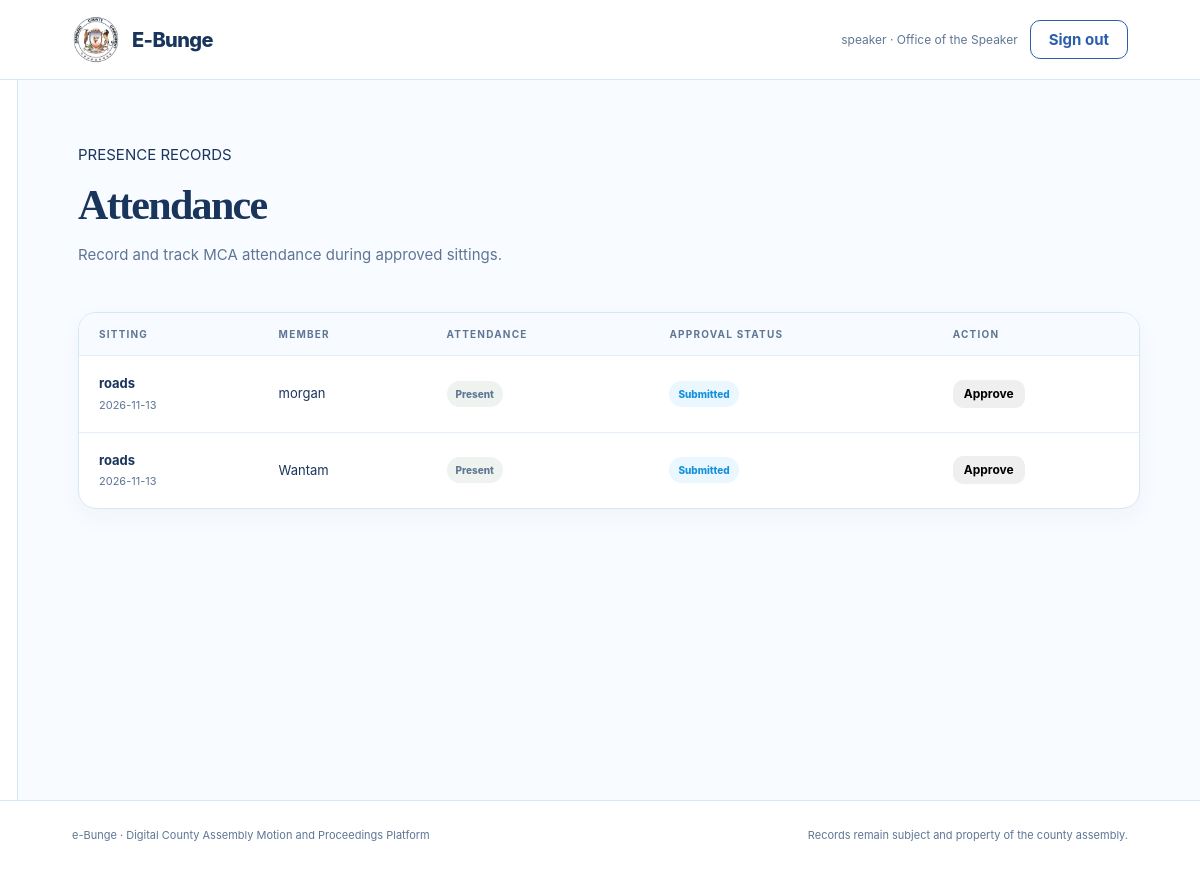
The page /pages/attendance.php (signed in) on the database its author committed.
### tables this page shows
CREATE TABLE attendance (
      id INTEGER PRIMARY KEY AUTOINCREMENT, sitting_id INTEGER NOT NULL, mca_id INTEGER NOT NULL,
      state TEXT DEFAULT 'attended', note TEXT, status TEXT DEFAULT 'submitted',
      created_by INTEGER, approved_by INTEGER, created_at TEXT DEFAULT CURRENT_TIMESTAMP,
      UNIQUE(sitting_id,mca_id), FOREIGN KEY(sitting_id) REFERENCES sittings(id),
      FOREIGN KEY(mca_id) REFERENCES users(id), FOREIGN KEY(created_by) REFERENCES users(id)
    );

CREATE TABLE sittings (
      id INTEGER PRIMARY KEY AUTOINCREMENT, title TEXT NOT NULL, sitting_date TEXT NOT NULL,
      venue TEXT NOT NULL, agenda TEXT, status TEXT DEFAULT 'pending', created_by INTEGER,
      approved_by INTEGER, created_at TEXT DEFAULT CURRENT_TIMESTAMP, sitting_type TEXT NOT NULL DEFAULT 'ORDINARY', start_time TEXT NOT NULL DEFAULT '09:00', mode TEXT NOT NULL DEFAULT 'PHYSICAL', convened_by TEXT NOT NULL DEFAULT 'CLERK', purpose TEXT,
      FOREIGN KEY(created_by) REFERENCES users(id), FOREIGN KEY(approved_by) REFERENCES users(id)
    );

CREATE TABLE users (
      id INTEGER PRIMARY KEY AUTOINCREMENT, work_email TEXT UNIQUE NOT NULL,
      username TEXT UNIQUE NOT NULL, password_hash TEXT NOT NULL, role TEXT NOT NULL,
      created_at TEXT DEFAULT CURRENT_TIMESTAMP, active INTEGER DEFAULT 1
    );

### pages/attendance.php (the view, shortened to what this page needs)
<?php
include __DIR__ . '/../includes/page_top.php';
$u = current_user();
if ($u['role'] === 'mca') {
    $stmt = db()->prepare("
        SELECT a.*, s.title, s.sitting_date
        FROM attendance a
        JOIN sittings s ON s.id = a.sitting_id
        WHERE a.mca_id = ?
        ORDER BY a.created_at DESC
    ");
    $stmt->execute([$u['id']]);
} else {
    $stmt = db()->query("
        SELECT a.*, s.title, s.sitting_date, u.username
        FROM attendance a
        JOIN sittings s ON s.id = a.sitting_id
        JOIN users u ON u.id = a.mca_id
        ORDER BY a.created_at DESC
    ");
}
$rows = $stmt->fetchAll();
?>
<div class="page-heading">
    <div>
        <p class="eyebrow">PRESENCE RECORDS</p>
        <h1>Attendance</h1>
        <p class="muted">
            Record and track MCA attendance during approved sittings.
        </p>
    </div>
</div>
<section class="panel table-panel">
    <div class="table-wrap">
        <table>
            <thead>
                <tr>
                    <th>Sitting</th>
                    <?php if ($u['role'] !== 'mca'): ?>
                        <th>Member</th>
                    <?php endif; ?>
                    <th>Attendance</th>
                    <th>Approval Status</th>
                    <?php if ($u['role'] === 'speaker'): ?>
                        <th>Action</th>
                    <?php endif; ?>
                </tr>
            </thead>
            <tbody>
                <?php foreach ($rows as $r): ?>
                    <tr>
                        <td>
                            <strong><?= e($r['title']) ?></strong>
                            <small><?= e($r['sitting_date']) ?></small>
                        </td>
                        <?php if ($u['role'] !== 'mca'): ?>
                            <td><?= e($r['username']) ?></td>
                        <?php endif; ?>
                        <td>
                            <?= status_badge($r['state']) ?>
                        </td>
                        <td>
                            <?= status_badge($r['status']) ?>
                        </td>
                        <?php if ($u['role'] === 'speaker'): ?>
                            <td>
                                <?php if ($r['status'] === 'submitted'): ?>
                                    <form
                                        method="post"
                                        action="../backend/attendance_action.php"
                                    >
                                        <button
                                            name="action"
                                            value="approve"
                                            class="btn btn-small"
                                            type="submit"
                                        >
                                            Approve
                                        </button>
                                    </form>
                                <?php else: ?>
                                    &mdash;
                                <?php endif; ?>
                            </td>
                        <?php endif; ?>
                    </tr>
                <?php endforeach; ?>
            </tbody>
        </table>
    </div>
</section>
<?php include __DIR__ . '/../includes/page_bottom.php'; ?>

### config.php (shortened to what this page needs)
<?php
function db(): PDO {
    static $pdo = null;
    if ($pdo === null) {
        $pdo = new PDO('sqlite:' . DB_PATH);
        $pdo->setAttribute(PDO::ATTR_ERRMODE, PDO::ERRMODE_EXCEPTION);
        $pdo->setAttribute(PDO::ATTR_DEFAULT_FETCH_MODE, PDO::FETCH_ASSOC);
        $pdo->exec('PRAGMA foreign_keys = ON');
    }
    return $pdo;
}
function e($value): string {
    return htmlspecialchars((string)$value, ENT_QUOTES, 'UTF-8');
}
function current_user(): ?array {
    return $_SESSION['user'] ?? null;
}
function status_badge(string $status): string {
    return '<span class="badge badge-' . e($status) . '">' .
        e(ucwords(str_replace('_', ' ', $status))) . '</span>';
}

### assets/css/style.css (style rules this page uses)
:root { --ink: #1A355C; --muted: #5F7694; --deep: #2C5EAD; --mint: #1591DC; --pale: #4BB8FA; --cream: #C4E2F5; --white: #ffffff; --line: #D7E8F5; --shadow: 0 18px 45px rgba(44, 94, 173, 0.12); --radius: 18px; }
* { box-sizing: border-box; }
html { scroll-behavior: smooth; }
body { margin: 0; background: #f8fbff; color: var(--ink); font: 15px/1.6 Inter, ui-sans-serif, system-ui, sans-serif; }
button, input, textarea, select { font: inherit; }
button { cursor: pointer; }
.muted { color: var(--muted); }
.btn { display: inline-flex; align-items: center; justify-content: center; gap: 10px; padding: 11px 18px; border: 0; border-radius: 10px; font-weight: 750; line-height: 1; transition: 0.2s ease; }
.btn-small { padding: 8px 11px; font-size: 12px; }
.page-heading { display: flex; align-items: flex-end; justify-content: space-between; gap: 20px; margin-bottom: 30px; }
.page-heading h1 { margin: 0 0 7px; font: 700 42px/1.1 Georgia, serif; letter-spacing: -0.04em; }
.panel { padding: 25px; border: 1px solid var(--line); border-radius: var(--radius); background: white; box-shadow: 0 8px 25px rgba(48,87,72,0.04); }
.table-panel { padding: 0; overflow: hidden; }
.table-wrap { overflow-x: auto; }
table { width: 100%; min-width: 680px; border-collapse: collapse; text-align: left; }
th { padding: 13px 20px; background: #f7fbff; color: var(--muted); font-size: 10px; letter-spacing: 0.12em; text-transform: uppercase; }
td { padding: 17px 20px; border-top: 1px solid #e3effa; font-size: 13px; vertical-align: middle; }
td strong, td small { display: block; }
td small { margin-top: 3px; color: var(--muted); font-size: 11px; }
.badge { display: inline-block; padding: 5px 9px; border-radius: 30px; background: #eef3ef; color: var(--muted); font-size: 10px; font-weight: 800; }
.badge-pending, .badge-submitted, .badge-reviewed { background: #EAF7FF; color: #1591DC; }

### rows shown on the page
attendance: sitting.title "roads", sitting.sitting_date "2026-11-13", mca.username "morgan", state "Present Submitted"
attendance: sitting.title "roads", sitting.sitting_date "2026-11-13", mca.username "Wantam", state "Present Submitted"

### other values the page prints
$user['username'] "speaker"
role_name($user['role']) "Office of the Speaker"
